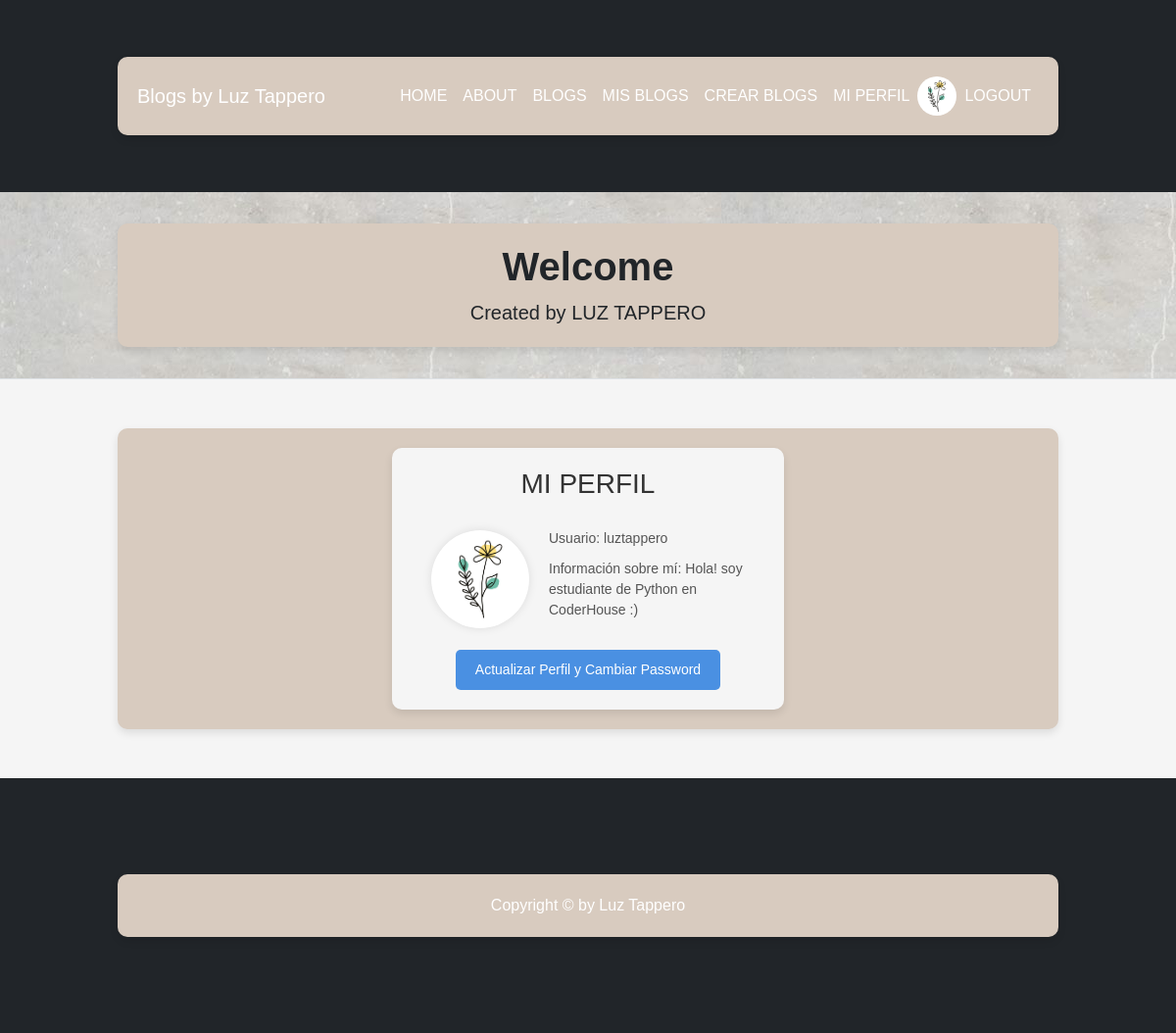
Before: /profile/1 (signed in) with the older database file.
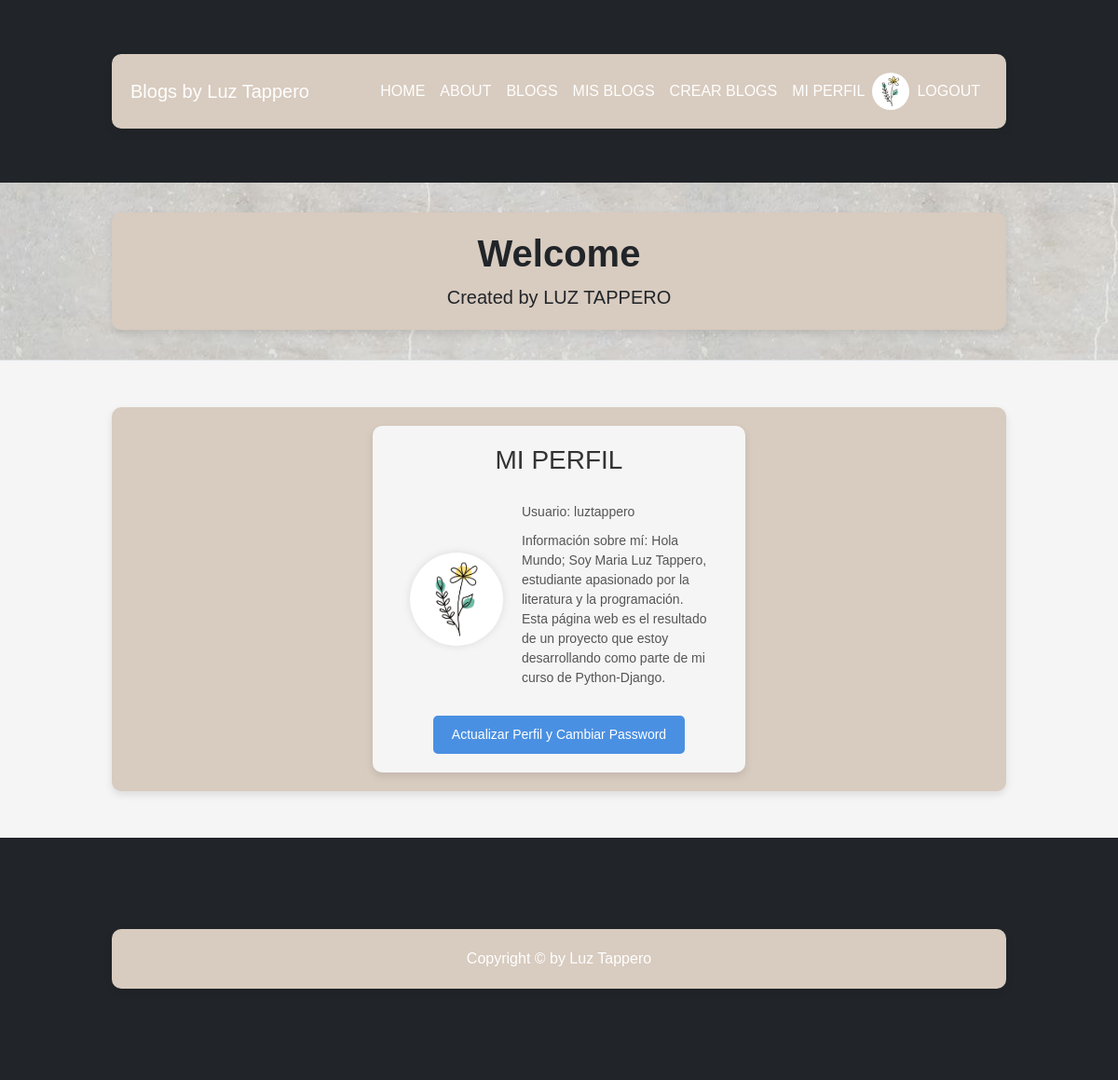
After: the same page with the newer database file.
### Blog/models.py (models this page shows, shortened)
class Perfil (models.Model):
    usuario= models.ForeignKey(User, on_delete= models.CASCADE)
    about_me= models.CharField(max_length=2200)

### Home/views.py (the view)
def profile_view(request, id=None):
    if id:
        user= User.objects.get(id=id)
        profile= Perfil.objects.filter(usuario=user).first()
        avatar= Avatar.objects.filter(user=user).first()
        avatar_url= avatar.imagen.url if avatar is not None else ""
        context= {'profile': profile, 'avatar_url': avatar_url}
        return render (request, 'Home/profile.html', context)
    else:
        return HttpResponse("Id no proporcionado en la URL.")

### Home/templates/Home/profile.html (shortened to what this page needs)
{% extends 'Blog/blog.html' %}
{% block contenidoQueCambia %}
<div class="profile-container">
    <div class="profile-header">
        <h3>MI PERFIL</h3>
    </div>
    <div class="profile-content">
        <div class="profile-image-container">
            <img src="{{ avatar_url }}" alt="Avatar" class="profile-image" />
        </div>
        <div class="profile-info">
            <p class="profile-username">Usuario: {{ profile.usuario }}</p>
            <p class="profile-about">Información sobre mí: {{ profile.about_me }}</p>
        </div>
    </div>
    <div class="buttons-container">
        <a href="{% url 'profile_update' %}" class="edit-profile-button">Actualizar Perfil y Cambiar Password</a>
    </div>
</div>
{% endblock %}

Changed rows visible on the page:
changed Perfil "luztappero": about_me "Hola! soy estudiante de Python en CoderHouse :)" → "Hola Mundo; Soy Maria Luz Tappero, estudiante apasionado por la literatura y la programación. Esta página web es el resultado de un proyecto que estoy desarrollando como parte de mi curso de Python-Django."
